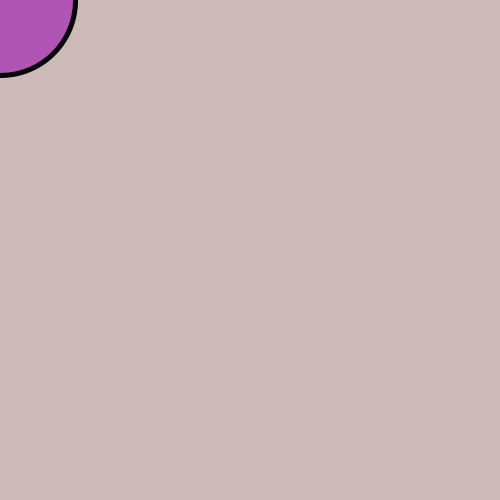
Frame 1 (no input)
Frame 60 (the mouse pressed at the canvas centre just before this capture): identical to frame 1, image omitted
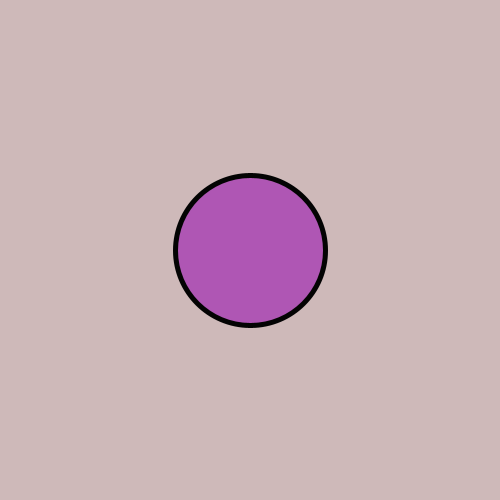
Frame 120 (the mouse held since frame 60 and released just before this capture)

The Processing sketch that drew these frames (run headless with seeded random() and noise(); from frame 60 on, the mouse is pressed at the canvas centre):

// Processing sketch: processing_35428
// ── processing_35428.pde

void setup() { 
  size(500,500); 
  background(195,227,211); frameRate(100);  
  fill(175,86,180); 
  stroke(3,3,3); 
  strokeWeight(5); 
}
void draw() { 
  
  background(206,185,185); 
  ellipse(mouseX, mouseY,150,150);
}
